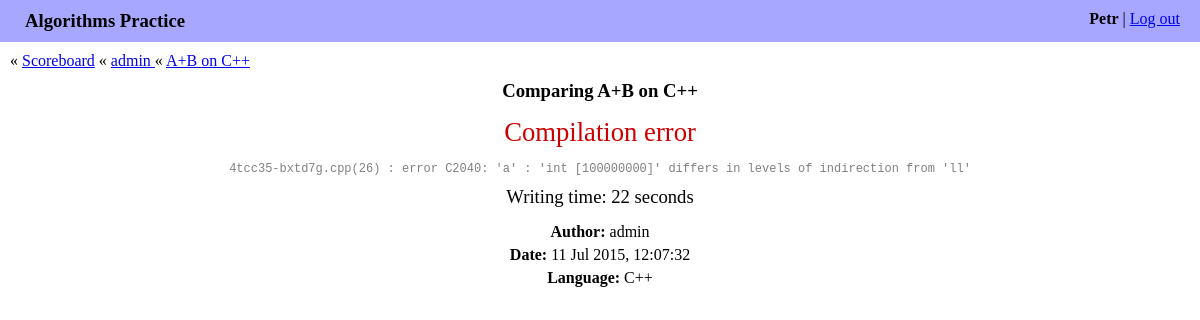
Page /history/admin/ab-on-c/751/ (signed in) on the committed database.
### algo/models.py (models this page shows, shortened)
class Submit(models.Model):
    algorithm = models.ForeignKey(Algorithm)
    author = models.ForeignKey(User)
    date = models.DateTimeField(auto_now_add=True)
    elapsed_seconds = models.IntegerField()
    source_code = models.TextField()
    score = models.FloatField()
    judge_submit_date = models.DateTimeField(blank=True, null=True)
    judge_verdict = models.CharField(blank=True, max_length=255)
    judge_test = models.IntegerField(blank=True, null=True)
    judge_comment = models.TextField(blank=True)
    awaiting_for_verdict = models.BooleanField()
    def get_verdict_type(self):
        try:
            return JUDGE_VERDICTS[self.judge_verdict][1]
        except KeyError:
            return 'unknown'
    def get_verdict_kind(self):
        verdict_type = self.get_verdict_type()
        if verdict_type == 'rejected':
            return 'bad'
        if verdict_type == 'accepted':
            return 'good'
        return 'unknown'
    def is_scores_visible(self):
        return not self.judge_verdict or self.get_verdict_kind() == 'good'
    EPS = 1e-7

class Algorithm(models.Model):
    name = models.CharField(max_length=255)
    slug = models.SlugField(max_length=60)
    language = models.ForeignKey(Language)
    source_code = models.TextField()
    judge_space_id = models.IntegerField(blank=True, null=True)
    judge_problem_id = models.IntegerField(blank=True, null=True)

class Language(models.Model):
    name = models.CharField(max_length=255)
    mime_type = models.CharField(max_length=60)
    judge_language_id = models.IntegerField()

### algo/views.py (the view)
@login_required
def show_submit(request, author_username, algorithm_slug, submit_id,
                new_submit=False):
    author = get_object_or_404(User, username=author_username)
    algorithm = get_object_or_404(Algorithm, slug=algorithm_slug)
    submit = get_object_or_404(Submit, author=author, algorithm=algorithm,
                               id=submit_id)
    comparer = CodeComparer(submit.source_code, algorithm.source_code)
    return render(request, 'algo/submit.html', {
        'comparer': comparer,
        'editable_region': comparer.editable_region,
        'new_submit': new_submit,
        'submit': submit,
    })

### algo/code_processing.py (called while the page is built)
def split_to_lines(code):
    return [line.rstrip() for line in code.splitlines()]

def split_to_tokens(code):
    return re.findall(r'\w+|\S', code)

def levenshtein_distance(a, b):
    M = len(a)
    N = len(b)
    dp = [[0 for j in range(N + 1)] for i in range(M + 1)]
    for i in range(M + 1):
        for j in range(N + 1):
            if i == 0 or j == 0:
                dp[i][j] = i + j
                continue
            dp[i][j] = min(
                dp[i][j - 1] + 1,
                dp[i - 1][j] + 1,
                dp[i - 1][j - 1] + (a[i - 1] != b[j - 1]),
            )
    return dp[M][N]

    def _calculate_score(self):
        written_tokens = split_to_tokens(self.written_fragment)
        expected_tokens = split_to_tokens(self.expected_fragment)
        self.distance = levenshtein_distance(written_tokens, expected_tokens)
        self.max_distance = max(len(written_tokens), len(expected_tokens))
        score = (1.0 - self.distance / self.max_distance) * 100
        self.score = math.floor(score * 10) / 10

### algo/templates/algo/submit.html (shortened to what this page needs)
{% extends "algo/base.html" %}
{% load staticfiles %}
{% block includes %}
<link rel="stylesheet" href="{% static 'algo/lib/codemirror-5.3/lib/codemirror.css' %}" />
<link rel="stylesheet" href="{% static 'algo/lib/codemirror-5.3/addon/scroll/simplescrollbars.css' %}" />
<link rel="stylesheet" href="{% static 'algo/lib/codemirror-5.3/addon/merge/merge.css' %}" />
{% endblock %}
{% block content %}
<div class="navigation_box">
    &laquo; <a href="{% url 'algo:index' %}">Scoreboard</a>
    &laquo; <a href="{% url 'algo:history' author_username=submit.author.username %}">
        {{ submit.author.username }}
    </a>
    &laquo; <a href="{% url 'algo:history' author_username=submit.author.username algorithm_slug=submit.algorithm.slug %}">
        {{ submit.algorithm.name }}
    </a>
</div>
<div class="submit_content">
    <h3>Comparing {{ submit.algorithm.name }}</h3>
    <div class="match_description">
        {% if submit.is_scores_visible %}
        <div class="match_percents">Match: {{ comparer.score|floatformat:1 }}%</div>
        <div class="match_comment">
            * &ndash; Levenshtein distance by tokens: {{ comparer.distance }} (max {{ comparer.max_distance }})
        </div>
        {% if submit.judge_verdict %}
        <div class="submit_field">
            Verdict:
            <span class="verdict_{{ submit.get_verdict_kind }}">{{ submit.judge_verdict }}</span>
        </div>
        {% endif %}
        {% else %}
        <div class="match_big_verdict verdict_{{ submit.get_verdict_kind }}">
            {{ submit.judge_verdict }}
        </div>
        {% endif %}
        {% if submit.judge_comment != '' %}
        <div class="submit_judge_comment">
            {{ submit.judge_comment|linebreaksbr }}
        </div>
        {% endif %}
        <div class="submit_field submit_writing_time">Writing time: {{ submit.elapsed_seconds }} seconds</div>
    </div>
    <div class="match_continue">
        {% if new_submit %}
        <a href="{% url 'algo:check' algorithm_slug=submit.algorithm.slug %}">Try again</a>
        <a href="{% url 'algo:check_random' %}">Try random</a>
        {% else %}
        <p><b>Author:</b> {{ submit.author.username }}</p>
        <p><b>Date:</b> {{ submit.date|date:"d M Y, H:m:s" }}</p>
        <p><b>Language:</b> {{ submit.algorithm.language.name }}</p>
        {% endif %}
    </div>
{% endblock %}

### algo/templates/algo/base.html (shortened to what this page needs)
<!DOCTYPE html>
<html>
    <head>
        {% load staticfiles %}
        {% block includes %}{% endblock %}
        <link rel="stylesheet" href="{% static 'algo/style.css' %}">
    </head>
    <body>
        <div class="account_bar">
            <div class="account_info">
                <b>{{ request.user.username }}</b> | <a href="{% url 'logout' %}">Log out</a>
            </div>
            <div class="site_title">Algorithms Practice</div>
        </div>
        <div class="content">
        {% block content %}{% endblock %}
    </body>
</html>

### algo/static/algo/style.css (style rules this page uses)
body { margin: 0; }
.account_bar { background-color: #a7a7ff; padding: 10px 20px 10px 25px; }
.account_info { float: right; }
.site_title { font-size: 14pt; font-weight: bold; }
.content { margin: 10px; }
h3 { margin-top: 10px; }
.verdict_bad { color: #c00; }
.submit_content { margin-left: auto; margin-right: auto; text-align: center; width: 1000px; }
.submit_content h3 { margin-bottom: 5px; overflow-y: hidden; }
.match_description { margin-top: 15px; margin-bottom: 15px; }
.match_continue { margin: 15px; }
.match_continue a, .match_continue p { margin: 5px; }
.match_big_verdict { font-size: 20pt; margin: 10px; }
.submit_field { font-size: 14pt; margin: 4px; }
.submit_judge_comment { color: gray; display: inline-block; font-family: "Lucida Console", Monaco, monospace; font-size: 12px; text-align: left; }
.submit_writing_time { margin: 10px; }

### rows in the picture
Submit: author.username "admin", algorithm.name "A+B on C++", judge_verdict "Compilation error", judge_comment "4tcc35-bxtd7g.cpp(26) : error C2040: 'a' : 'int [100000000]' differs in levels of indirection from 'll'", elapsed_seconds "22", date "11 Jul 2015, 12:07:32", algorithm.language.name "C++"

### other values in the picture
{{ request.user.username }} "Petr"
